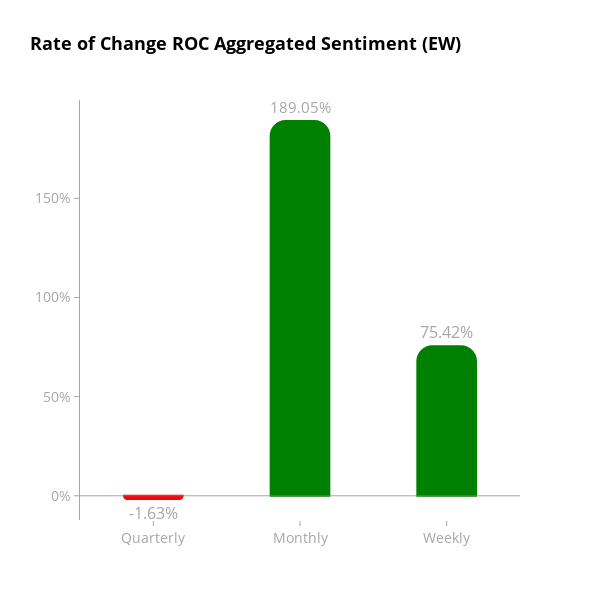
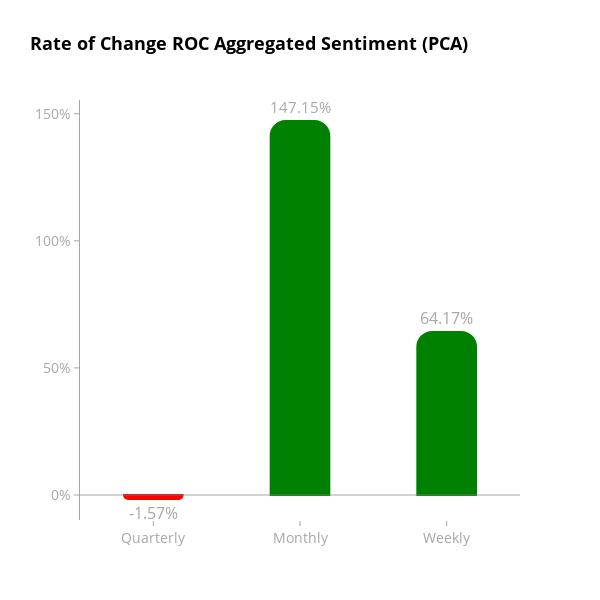

The notebook cell saved with these charts, in order:
### Code cell
# Call the function for aggregate indicator columns and save charts
create_bar_chart(merged_df, 'aggregate_indicator_equalweight', "ROC Aggregated Sentiment (EW)")
create_bar_chart(merged_df, 'aggregate_indicator_PCA', "ROC Aggregated Sentiment (PCA)")

### Figure 1 — Plotly figure (JSON) as saved in the notebook; plotly's stock layout.template omitted (floating-point values rounded to 4 significant figures)
{"data": [{"marker": {"color": ["red", "green", "green"], "cornerradius": 15, "line": {"color": ["red", "green", "green"], "width": 2}}, "text": ["-1.63%", "189.05%", "75.42%"], "textfont": {"color": "rgba(128, 128, 128, 0.7)", "size": 16}, "textposition": "outside", "width": 0.4, "x": ["Quarterly", "Monthly", "Weekly"], "y": [-1.632, 189.1, 75.42], "type": "bar"}], "layout": {"title": {"font": {"color": "black", "size": 18, "weight": "bold"}, "text": "Rate of Change ROC Aggregated Sentiment (EW)"}, "yaxis": {"title": {}, "ticksuffix": "%", "tickfont": {"color": "rgba(128, 128, 128, 0.7)", "size": 14}, "showgrid": false, "zeroline": false, "linecolor": "rgba(128, 128, 128, 0.7)", "showline": true, "ticks": "outside", "tickcolor": "rgba(128, 128, 128, 0.7)", "dtick": 50}, "font": {"color": "black", "size": 14}, "xaxis": {"title": {}, "tickfont": {"color": "rgba(128, 128, 128, 0.7)", "size": 14}, "showgrid": false, "zeroline": false, "showline": false, "ticks": "outside", "tickcolor": "rgba(128, 128, 128, 0.7)"}, "plot_bgcolor": "white", "paper_bgcolor": "white", "width": 600, "height": 600, "hovermode": "x unified", "bargap": 0.1, "shapes": [{"line": {"color": "rgba(128, 128, 128, 0.7)", "dash": "solid", "width": 1}, "type": "line", "x0": 0, "x1": 1, "xref": "x domain", "y0": 0, "y1": 0, "yref": "y"}]}}

### Figure 2 — Plotly figure (JSON) as saved in the notebook; plotly's stock layout.template omitted (floating-point values rounded to 4 significant figures)
{"data": [{"marker": {"color": ["red", "green", "green"], "cornerradius": 15, "line": {"color": ["red", "green", "green"], "width": 2}}, "text": ["-1.57%", "147.15%", "64.17%"], "textfont": {"color": "rgba(128, 128, 128, 0.7)", "size": 16}, "textposition": "outside", "width": 0.4, "x": ["Quarterly", "Monthly", "Weekly"], "y": [-1.574, 147.1, 64.17], "type": "bar"}], "layout": {"title": {"font": {"color": "black", "size": 18, "weight": "bold"}, "text": "Rate of Change ROC Aggregated Sentiment (PCA)"}, "yaxis": {"title": {}, "ticksuffix": "%", "tickfont": {"color": "rgba(128, 128, 128, 0.7)", "size": 14}, "showgrid": false, "zeroline": false, "linecolor": "rgba(128, 128, 128, 0.7)", "showline": true, "ticks": "outside", "tickcolor": "rgba(128, 128, 128, 0.7)", "dtick": 50}, "font": {"color": "black", "size": 14}, "xaxis": {"title": {}, "tickfont": {"color": "rgba(128, 128, 128, 0.7)", "size": 14}, "showgrid": false, "zeroline": false, "showline": false, "ticks": "outside", "tickcolor": "rgba(128, 128, 128, 0.7)"}, "plot_bgcolor": "white", "paper_bgcolor": "white", "width": 600, "height": 600, "hovermode": "x unified", "bargap": 0.1, "shapes": [{"line": {"color": "rgba(128, 128, 128, 0.7)", "dash": "solid", "width": 1}, "type": "line", "x0": 0, "x1": 1, "xref": "x domain", "y0": 0, "y1": 0, "yref": "y"}]}}
